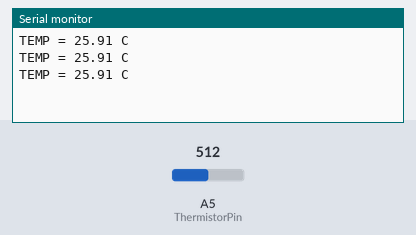
Simulated run of this sketch. Board: Arduino Uno, built with avr-gcc and run on an emulated ATmega328P. On the bench: the last lines printed to the serial monitor. The inputs (shaded band) are chosen by the test bench; at power-on: A5 (ThermistorPin) = 512.

Above: at 1.2 s.
1.3 s: A5 (ThermistorPin) set to 716
At 1.86 s:
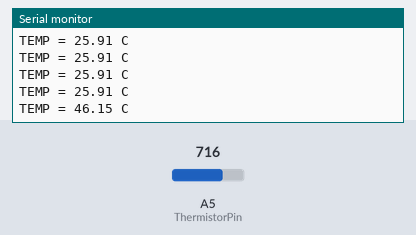
2.8 s: A5 (ThermistorPin) set to 900
At 3.06 s:
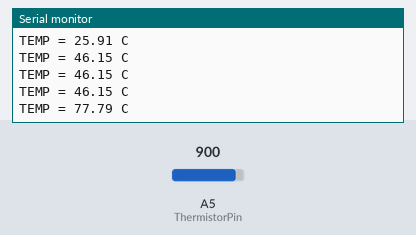
Timing chart, 0 to 5.8 s (numbered marks = the images above; inputs shaded):
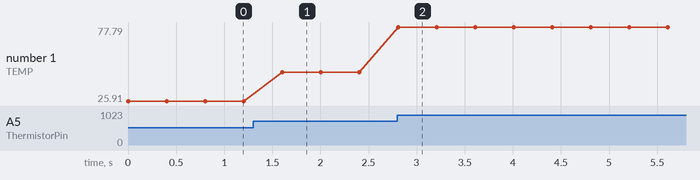

Measured:
- after the input at 1.3 s, the serial monitor: prints a new line after 0.30 s (image 1)
- after the input at 2.8 s, the serial monitor: prints a new line at once (image 2)
- plotted number 1: 25.91 → 46.15 after the input at 1.3 s, 46.15 → 77.79 after the input at 2.8 s

The sketch:

temprature_sensor.ino
```cpp
int ThermistorPin = 5;
int Vo;
float R1 = 2252;
float logR2, R2, T;
float A = 1.484778004e-03, B = 2.348962910e-04, C = 1.006037158e-07;  // Steinhart-Hart and Hart Coefficients


void setup() {

Serial.begin(9600);

}

void loop() {

Vo = analogRead(ThermistorPin);
R2 = R1* (1023.0 / (float)Vo - 1.0);
logR2 = log(R2);
T = (1.0 / (A + B*logR2 + C*logR2*logR2*logR2));  // Steinhart and Hart Equation. T  = 1 / {A + B[ln(R)] + C[ln(R)]^3}
T =  T - 273.15;
Serial.print("TEMP = ");
Serial.print(T);
Serial.println(" C");

delay(400);     // Time delay 10 Milliseconds

}
```
